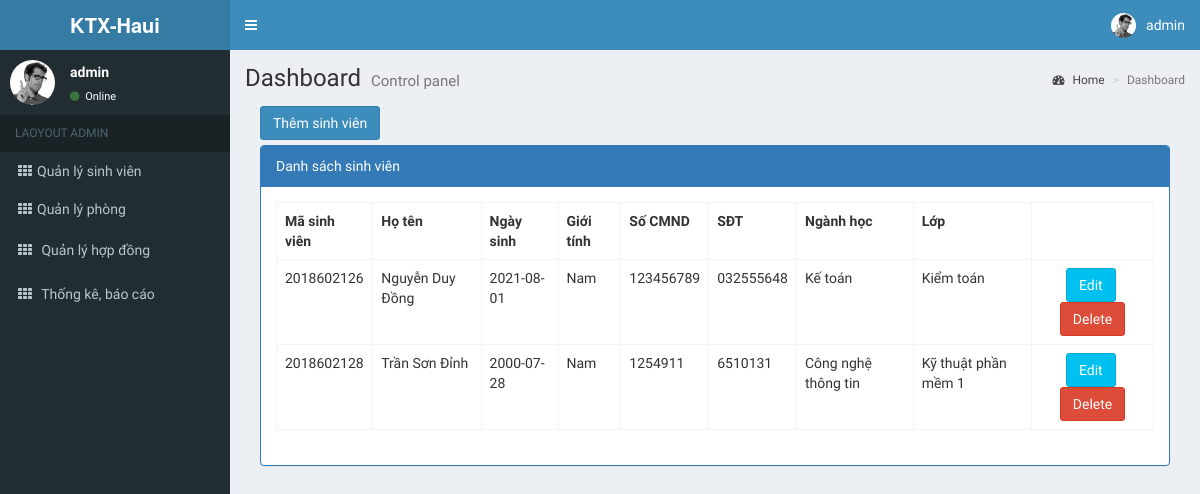
Page /Backend/index.php?page=QLSinhVien (signed in) on the committed database.
### tables this page shows
CREATE TABLE `sinhvien` (
  `idSinhVien` int(11) NOT NULL,
  `hoTen` varchar(30) NOT NULL,
  `ngaySinh` date DEFAULT NULL,
  `gioiTinh` int(1) DEFAULT NULL,
  `soCMND` char(20) DEFAULT NULL,
  `SDT` char(20) DEFAULT NULL,
  `khoa` varchar(30) DEFAULT NULL,
  `lopHoc` varchar(45) DEFAULT NULL
);

### Backend/Views/QLSinhVien.php (the view)
<div class="col-md-12">
    <div style="margin-bottom:5px;">
        <a href="index.php?page=ThemSuaSinhVien&action=add" class="btn btn-primary">Thêm sinh viên</a>
    </div>
    <div class="panel panel-primary">
        <div class="panel-heading">Danh sách sinh viên</div>
        <div class="panel-body">
                <table class="table table-bordered table-hover">
                    <tr>
                        <th style="max-width: 100px;">Mã sinh viên</th>
                        <th style="max-width: 180px;">Họ tên</th>
                        <th>Ngày sinh</th>
                        <th style="max-width: 100px;">Giới tính</th>
                        <th style="max-width:100px;">Số CMND</th>
                        <th style="max-width: 100px;">SĐT</th>
                        <th style="max-width: 150px;">Ngành học</th>
                        <th style="max-width: 150px;">Lớp</th>
                        <th style="max-width:100px;"></th>
                    </tr>
                    <?php
                        $sql = "SELECT * FROM sinhvien";
                        $result = mysqli_query($conn, $sql);
                        while($row = mysqli_fetch_assoc($result)){
                            $row["gioiTinh"]==0? $gt = "Nam" : $gt = "Nữ";
                            echo "<tr>
                                <td style='max-width: 100px;'>".$row["idSinhVien"]."</td>
                                <td style='max-width: 180px;'>".$row["hoTen"]."</td>
                                <td style='max-width: 100px;'>".$row["ngaySinh"]."</td>
                                <td style='max-width: 100px;'>".$gt."</td>
                                <td style='max-width: 100px;'>".$row["soCMND"]."</td>
                                <td style='max-width: 100px;'>".$row["SDT"]."</td>
                                <td style='max-width: 150px;'>".$row["khoa"]."</td>
                                <td style='max-width: 150px;'>".$row["lopHoc"]."</td>
                                <td  style='text-align:center;max-width:150px;'>
                                <a class='btn btn-info' href='index.php?page=ThemSuaSinhVien&action=edit&id=".$row["idSinhVien"]."'>Edit</a>&nbsp;
                                <a class='btn btn-danger' href='index.php?page=ThemSuaSinhVien&action=delete&id=".$row["idSinhVien"]."' onclick='return window.confirm('Are you sure?');'>Delete</a>
                                </td>
                            </tr>";
                        };
                    ?>
                </table>
        </div>
    </div>
</div>

### Assets/Backend/css/styles.css (style rules this page uses)
th,tr,td { overflow: hidden; }

### rows in the picture
sinhvien: idSinhVien "2018602126", hoTen "Nguyễn Duy Đồng", ngaySinh "2021-08-01", gt "Nam", soCMND "123456789", SDT "032555648", khoa "Kế toán", lopHoc "Kiểm toán"
sinhvien: idSinhVien "2018602128", hoTen "Trần Sơn Đỉnh", ngaySinh "2000-07-28", gt "Nam", soCMND "1254911", SDT "6510131", khoa "Công nghệ thông tin", lopHoc "Kỹ thuật phần mềm 1"

### other values in the picture
$_SESSION['username'] "admin"
